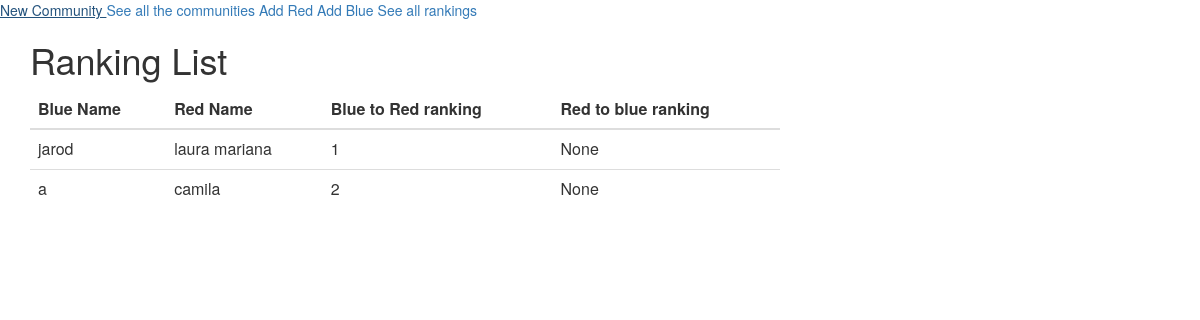
The page /ranking_list/ on the database as committed earlier.
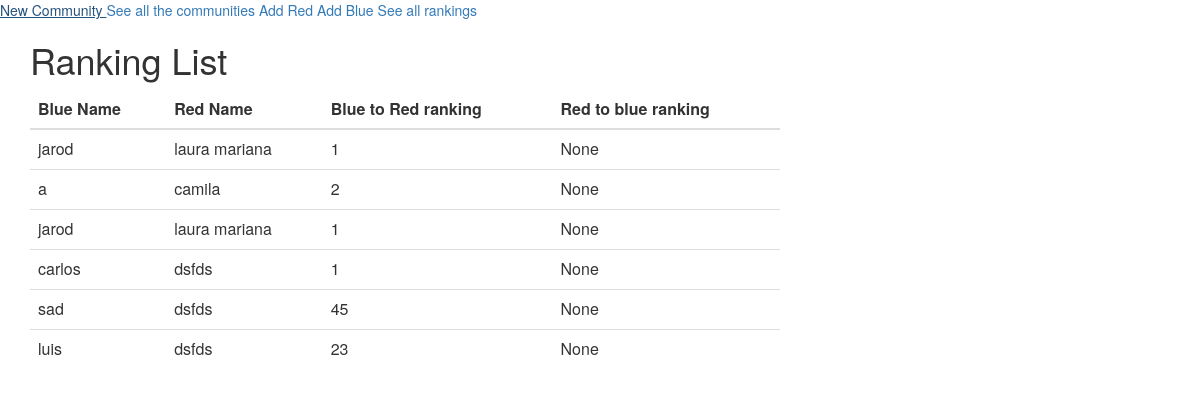
The same page on the database as committed later.
### match/models.py (models this page shows)
class Ranking(models.Model):
    red_to_blue_score = models.IntegerField(null=True)
    blue_to_red_score = models.IntegerField(null=True)
    red = models.ForeignKey('Red', on_delete=models.CASCADE)
    blue = models.ForeignKey('Blue', on_delete=models.CASCADE )

class Blue(models.Model):
    name = models.CharField(max_length=50)
    community = models.ForeignKey('Community', on_delete=models.CASCADE)
    pairing = models.ForeignKey('Pairing', on_delete=models.CASCADE, null=True)
    class Meta:
        unique_together = (("community", "name"),)
    def __str__(self):
        return self.name

class Red(models.Model):
    name =  models.CharField(max_length=50)
    community = models.ForeignKey('Community', on_delete=models.CASCADE)
    pairing = models.ForeignKey('Pairing', on_delete=models.CASCADE, null=True)
    class Meta:
        unique_together = (("community", "name"),)
    def __str__(self):
        return self.name

### match/views.py (the view)
# urls.py: path('ranking_list/', views.ranking_list, name='ranking_list'),
def ranking_list(request):
    rankings = Ranking.objects.all()
    return render(request, 'match/ranking_list.html', {'rankings': rankings})

### match/templates/match/ranking_list.html
{% extends 'match/base.html' %}
{% block content %}
<h1>Ranking List</h1>
<table class="table">
  <thead>
    <tr>
      <th scope="col">Blue Name</th>
      <th scope="col">Red Name</th>
      <th scope="col">Blue to Red ranking</th>
      <th scope="col">Red to blue ranking</th>
    </tr>
  </thead>
  <tbody>
    {% for ranking in rankings %}
    <tr>
      <td>{{ ranking.blue }}</td>
      <td>{{ ranking.red }}</td>
      <td>{{ ranking.blue_to_red_score }}</td>
      <td>{{ ranking.red_to_blue_score }}</td>
    </tr>
    {% endfor %}
  </tbody>
</table>
{% endblock %}

### match/templates/match/base.html
{% load staticfiles %}
<html>
  <head>
    <link rel="stylesheet" href="//maxcdn.bootstrapcdn.com/bootstrap/3.2.0/css/bootstrap.min.css">
    <link rel="stylesheet" href="//maxcdn.bootstrapcdn.com/bootstrap/3.2.0/css/bootstrap-theme.min.css">
    <link rel="stylesheet" href="{% static 'css/match.css' %}">
  </head>
  <a href="{% url 'community_create' %}" ><span>New Community </span></a>
  <a href="{% url 'community_list' %}" ><span>See all the communities </span></a>
  <a href="{% url 'new_red' %}" ><span>Add Red </span></a>
  <a href="{% url 'new_blue' %}" ><span>Add Blue </span></a>
  <a href="{% url 'ranking_list' %}" ><span>See all rankings </span></a>
<div class="content container">
     <div class="row">
         <div class="col-md-8">
             {% block content %}
             {% endblock %}
         </div>
     </div>
 </div>
</html>

Rows that differ between the two databases and show on the page:
added Ranking: blue "jarod", red "laura mariana", blue_to_red_score "1", red_to_blue_score "None"
added Ranking: blue "carlos", red "dsfds", blue_to_red_score "1", red_to_blue_score "None"
added Ranking: blue "sad", red "dsfds", blue_to_red_score "45", red_to_blue_score "None"
added Ranking: blue "luis", red "dsfds", blue_to_red_score "23", red_to_blue_score "None"
